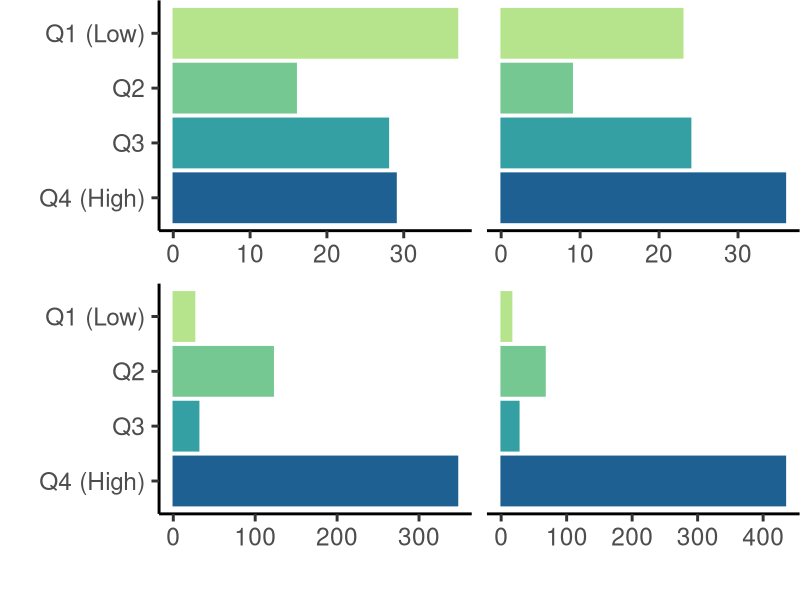
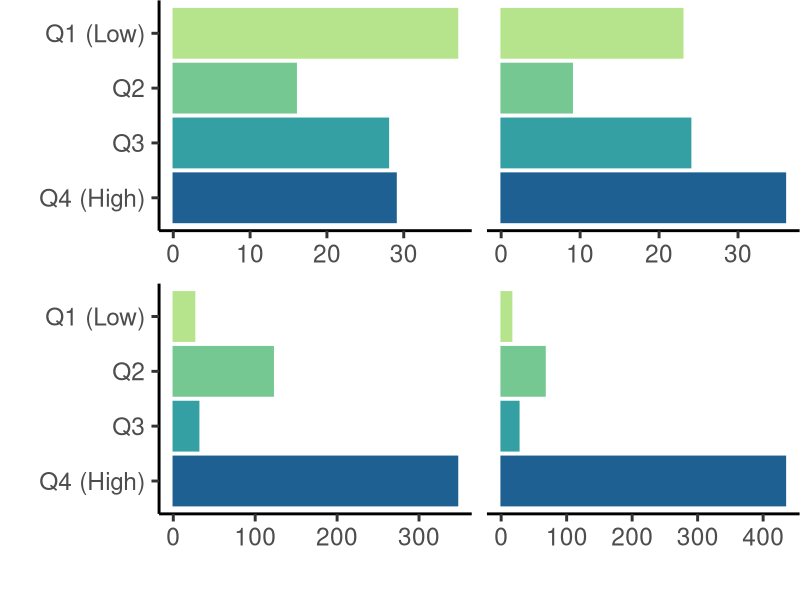

Write the R code that produced these figures, in order.
## CODE TO RECREATE FIGURE 3 ##

# read in packages
library(tidyverse)


# read in csv
ex_minutes_before_and_after_reweighting <- read.csv("fig3.csv")


# plot Figure 3
p_fig3 <- ggplot(data = ex_minutes_before_and_after_reweighting, aes(x = bar, y = fct_rev(inc_quart_label), color = inc_quart_label, fill = inc_quart_label)) +
  geom_bar(stat = "identity") + 
  facet_wrap(~bar_label, scales = "free_x") +
  theme_classic(base_size = 22) +
  theme(axis.title.x = element_text(vjust = -0.75),
        plot.margin = unit(c(0.01,0.01,0.3,1), "cm"),
        legend.position = "none",
        strip.background = element_blank(),
        strip.text.x = element_blank(),
        axis.title.y = element_blank()) +
  labs(x = "", y = "") +
  scale_fill_manual("", values = c("Q1 (Low)" = "#b5e48c", "Q2" = "#76c893", "Q3" = "#34a0a4", "Q4 (High)" = "#1e6091")) +
  scale_color_manual("", values = c("Q1 (Low)" = "#b5e48c", "Q2" = "#76c893", "Q3" = "#34a0a4", "Q4 (High)" = "#1e6091")) 


# this provides main parts of figures
# additional labels, arrows, and final formatting were completed in PowerPoint
# print Figure 3
p_fig3


# save Figure 3 at this size
ggsave("p_fig3.png", p_fig3, width = 1, height = 5, units = "in")
